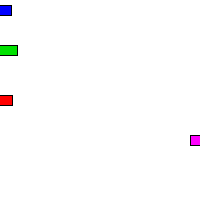
Frame 1 (no input)
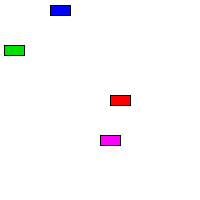
Frame 60 (the mouse pressed at the canvas centre just before this capture)
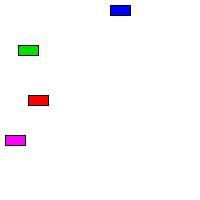
Frame 120 (the mouse held since frame 60 and released just before this capture)

The Processing sketch that drew these frames (run headless with seeded random() and noise(); from frame 60 on, the mouse is pressed at the canvas centre):

// Processing sketch: processing_105738
// ── processing_105738.pde

//Lathem Wojno
//Cars: Cars can drive forwards and backwards
//8/6/2013
// http://processing.org/tutorials/objects/
 
// Example: Two Car objects
Car myCar1;
Car myCar2; 
Car myCar3;
Car myCar4;
// Multiple Objects
 
void setup() {
  size(200,200);
  // Parameters go inside the parentheses when the object is constructed.
  myCar1 = new Car(color(255,0,0),0,100,2); 
  myCar2 = new Car(color(0,0,255),0,10,1);
  myCar3 = new Car(color(0,225,0),0,50,7);
  myCar4 = new Car(color(255,0,255),0,140,5);
}
 
void draw() {
  background(255);
  myCar1.drive();
  myCar1.display();
  myCar2.drive();
  myCar2.display();
  myCar3.drive();
  myCar3.display();
  myCar4.driveBack();
  myCar4.display();
}
 
// Even though there are multiple objects, we still only need one class. 
// No matter how many cookies we make, only one cookie cutter is needed.
class Car { 
  color c;
  float xpos;
  float ypos;
  float xspeed;
 
  // The Constructor is defined with arguments.
  Car(color tempC, float tempXpos, float tempYpos, float tempXspeed) { 
    c = tempC;
    xpos = tempXpos;
    ypos = tempYpos;
    xspeed = tempXspeed;
  }
 
  void display() {
    stroke(0);
    fill(c);
    rectMode(CENTER);
    rect(xpos,ypos,20,10);
  }
 
  void drive() {
    xpos = xpos + xspeed;
    if (xpos > width) {
      xpos = 0;
    } 
  }
  void driveBack() {
    xpos = xpos - xspeed;
    if (xpos < 0) {
      xpos = 200;
    }
     
  }
}
